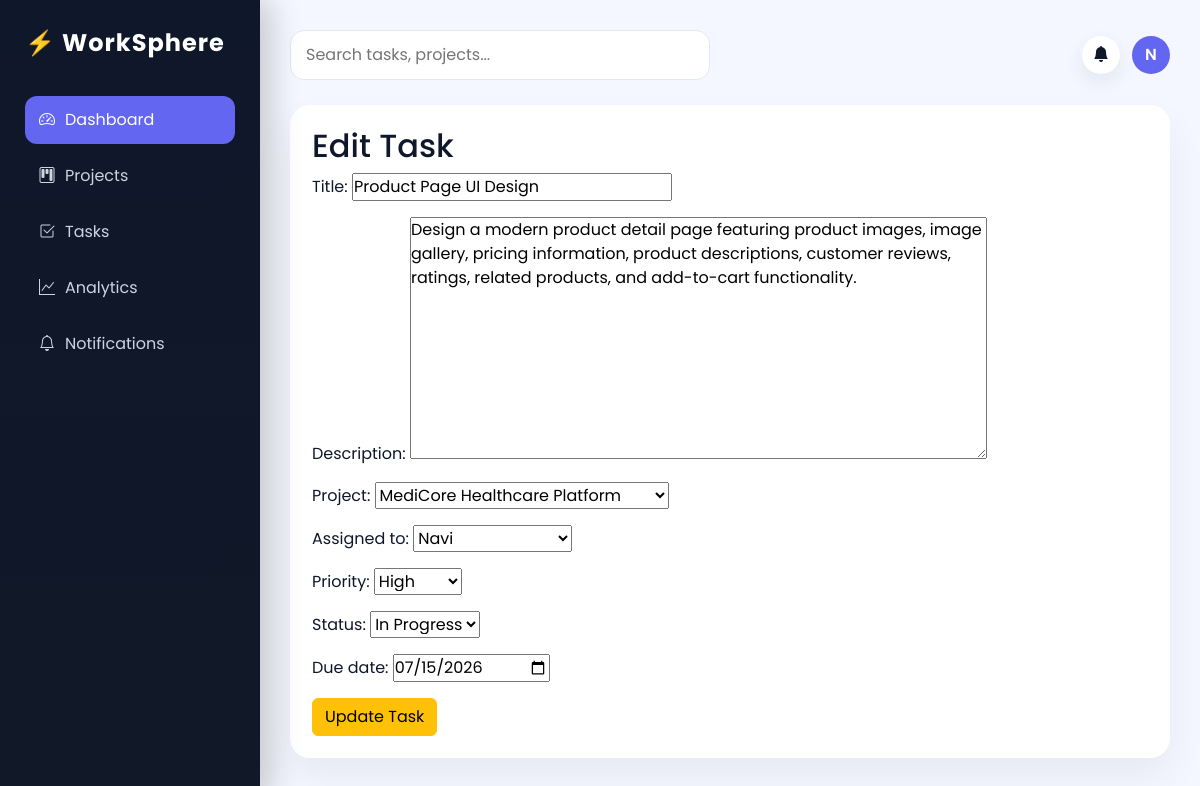
Screenshot of /tasks/task/edit/2/ with the database file from the repository.
### tasks/models.py (models this page shows, shortened)
class Task(models.Model):
    STATUS_CHOICES = [
        ("Todo", "Todo"),
        ("In Progress", "In Progress"),
        ("Done", "Done"),
    ]
    PRIORITY_CHOICES = [
        ("Low", "Low"),
        ("Medium", "Medium"),
        ("High", "High"),
    ]
    project = models.ForeignKey(
        Project,
        on_delete=models.CASCADE,
        related_name="tasks"
    )
    title = models.CharField(max_length=255)
    description = models.TextField(blank=True, null=True)
    assigned_to = models.ForeignKey(
        settings.AUTH_USER_MODEL,
        on_delete=models.SET_NULL,
        null=True,
        blank=True,
        related_name="assigned_tasks"
    )
    status = models.CharField(max_length=20, choices=STATUS_CHOICES, default="Todo")
    priority = models.CharField(max_length=20, choices=PRIORITY_CHOICES, default="Medium")
    due_date = models.DateField(null=True, blank=True)
    created_at = models.DateTimeField(auto_now_add=True)

### tasks/views.py (the view)
# urls.py: path("task/edit/<int:task_id>/", edit_task, name="edit_task"),
def edit_task(request, task_id):
    task = get_object_or_404(Task, id=task_id)
    if request.method == "POST":
        form = TaskForm(request.POST, instance=task)
        if form.is_valid():
            task = form.save()
            create_notification(
                request.user,
                f"Task '{task.title}' was updated."
            )
            if task.assigned_to and task.assigned_to != request.user:
                create_notification(
                    task.assigned_to,
                    f"Task '{task.title}' assigned to you was updated."
                )
            return redirect('task_detail', task_id=task.id)
    else:
        form = TaskForm(instance=task)
    return render(
        request,
        "tasks/edit_task.html",
        {
            "form": form,
            "task": task
        }
    )

### tasks/forms.py
class TaskForm(forms.ModelForm):
    class Meta:
        model = Task
        fields = [
            'title',
            'description',
            'project',
            'assigned_to',
            'priority',
            'status',
            'due_date',
        ]
        widgets = {
            'due_date': forms.DateInput(attrs={'type': 'date'})
        }

### notifications/context_processors.py (called while the page is built)
def unread_notifications(request):
    if request.user.is_authenticated:
        return {
            "unread_notifications_count": request.user.notifications.filter(
                is_read=False
            ).count()
        }
    return {"unread_notifications_count": 0}

### projects/models.py (called while the page is built)
    def __str__(self):
        return self.name

### templates/tasks/edit_task.html (shortened to what this page needs)
{% extends 'base.html' %}
{% block content %}
<div class="card-box">
    <h2>Edit Task</h2>
    <form method="POST">
        {{ form.as_p }}
        <button class="btn btn-warning">
            Update Task
        </button>
    </form>
</div>
{% endblock %}

### static/css/style.css (style rules this page uses)
:root { --primary:#6366f1; --secondary:#8b5cf6; --success:#10b981; --warning:#f59e0b; --danger:#ef4444; --bg:#f4f7ff; --card:#ffffff; --text:#0f172a; --muted:#64748b; --sidebar:#0f172a; }
* { margin:0; padding:0; box-sizing:border-box; font-family:'Poppins',sans-serif; }
body { background:var(--bg); color:var(--text); }
.card-box { background:var(--card); padding:22px; border-radius:20px; box-shadow:0 20px 40px rgba(0,0,0,0.06); }

### rows the page displays
Task: title "Product Page UI Design", description "Design a modern product detail page featuring product images, image gallery, pricing information, product descriptions, customer reviews, ratings, related products, and add-to-cart functionality.", project "MediCore Healthcare Platform", assigned_to "Navi", priority "High", status "In Progress", due_date "07/15/2026"
